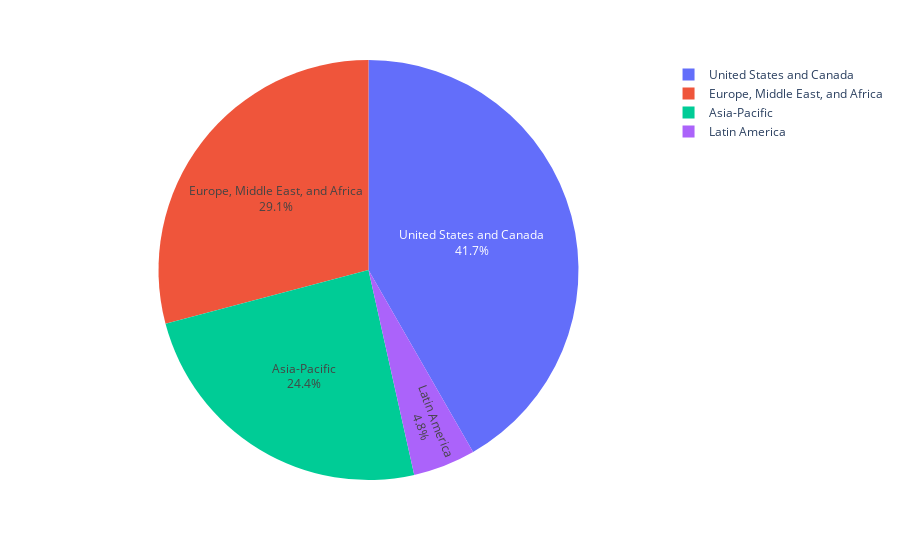

Notebook cell for this chart:
### Code cell
# 작품 전체 대륙별 비교 시각화

country_df = cont_df['cont'].value_counts().reset_index()
country_df = country_df[country_df['cont'] /  country_df['cont'].sum() > 0.01]

fig = px.pie(country_df, values='cont', names='index')
fig.update_traces(textposition='inside', textinfo='percent+label')

fig.show()

### Figure 1 — Plotly figure (JSON) as saved in the notebook; plotly's stock layout.template omitted (floating-point values rounded to 4 significant figures)
{"data": [{"domain": {"x": [0, 1], "y": [0, 1]}, "hovertemplate": "index=%{label}<br>cont=%{value}<extra></extra>", "labels": ["United States and Canada", "Europe, Middle East, and Africa", "Asia-Pacific", "Latin America"], "legendgroup": "", "name": "", "showlegend": true, "textinfo": "percent+label", "textposition": "inside", "type": "pie", "values": [4126, 2882, 2411, 475]}], "layout": {"legend": {"tracegroupgap": 0}, "margin": {"t": 60}}}
